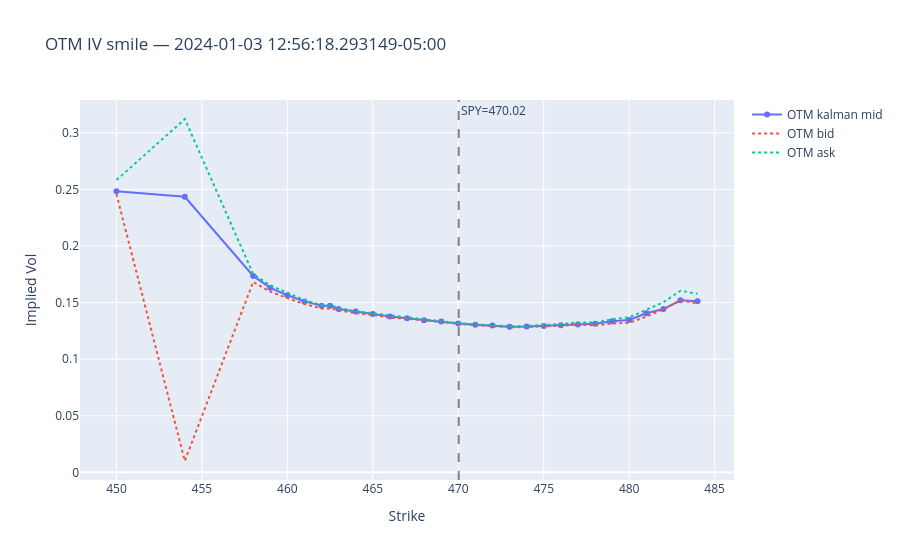

Source (notebook cell):
### Code cell
i = 1800000
otm_strikes, otm_mid, otm_bid, otm_ask = extract_otm_details(i, df_filtered, strikes_C, strikes_P)
fig = go.Figure()
fig.add_trace(go.Scatter(x=otm_strikes, y=otm_mid, mode="lines+markers", name="OTM kalman mid"))
fig.add_trace(
    go.Scatter(x=otm_strikes, y=otm_bid, mode="lines", name="OTM bid", line=dict(dash="dot"))
)
fig.add_trace(
    go.Scatter(x=otm_strikes, y=otm_ask, mode="lines", name="OTM ask", line=dict(dash="dot"))
)
fig.add_vline(x=spy_mid, line_dash="dash", line_color="gray", annotation_text=f"SPY={spy_mid:.2f}")
fig.update_layout(
    title=f"OTM IV smile — {snapshot_ts}",
    xaxis_title="Strike",
    yaxis_title="Implied Vol",
)
fig.show()
arbitrage.check_butterfly(k=k_2d[i], iv=iv_2d[i], T=tte_arr[i], plot=True)

### Figure 1 — Plotly figure (JSON) as saved in the notebook; plotly's stock layout.template omitted (floating-point values rounded to 4 significant figures)
{"data": [{"mode": "lines+markers", "name": "OTM kalman mid", "type": "scatter", "x": [450, 454, 458, 459, 460, 461, 462, 462.5, 463, 464, 465, 466, 467, 468, 469, 470, 471, 472, 473, 474, 475, 476, 477, 478, 479, 480, 481, 482, 483, 484], "y": [0.2483, 0.2435, 0.1736, 0.163, 0.1564, 0.151, 0.1473, 0.1473, 0.1443, 0.1421, 0.1398, 0.1376, 0.1362, 0.1345, 0.1332, 0.1315, 0.1304, 0.1297, 0.1287, 0.1288, 0.1293, 0.13, 0.1305, 0.1312, 0.1335, 0.1345, 0.1405, 0.1443, 0.152, 0.1511]}, {"line": {"dash": "dot"}, "mode": "lines", "name": "OTM bid", "type": "scatter", "x": [450, 454, 458, 459, 460, 461, 462, 462.5, 463, 464, 465, 466, 467, 468, 469, 470, 471, 472, 473, 474, 475, 476, 477, 478, 479, 480, 481, 482, 483, 484], "y": [0.2458, 0.01, 0.1682, 0.1596, 0.154, 0.1486, 0.1448, 0.1448, 0.1432, 0.1405, 0.1392, 0.1365, 0.1358, 0.134, 0.1329, 0.1313, 0.13, 0.1293, 0.1283, 0.1283, 0.1287, 0.1295, 0.1305, 0.1297, 0.1315, 0.1321, 0.1376, 0.1441, 0.1517, 0.1492]}, {"line": {"dash": "dot"}, "mode": "lines", "name": "OTM ask", "type": "scatter", "x": [450, 454, 458, 459, 460, 461, 462, 462.5, 463, 464, 465, 466, 467, 468, 469, 470, 471, 472, 473, 474, 475, 476, 477, 478, 479, 480, 481, 482, 483, 484], "y": [0.2582, 0.3122, 0.1751, 0.1652, 0.1587, 0.1522, 0.1476, 0.1476, 0.1453, 0.1422, 0.1405, 0.1387, 0.1367, 0.1349, 0.1336, 0.1317, 0.1308, 0.1301, 0.1291, 0.1293, 0.1298, 0.131, 0.1324, 0.1323, 0.1352, 0.1369, 0.1435, 0.1502, 0.1604, 0.1578]}], "layout": {"annotations": [{"showarrow": false, "text": "SPY=470.02", "x": 470.0, "xanchor": "left", "xref": "x", "y": 1, "yanchor": "top", "yref": "y domain"}], "shapes": [{"line": {"color": "gray", "dash": "dash"}, "type": "line", "x0": 470.0, "x1": 470.0, "xref": "x", "y0": 0, "y1": 1, "yref": "y domain"}], "title": {"text": "OTM IV smile — 2024-01-03 12:56:18.293149-05:00"}, "xaxis": {"title": {"text": "Strike"}}, "yaxis": {"title": {"text": "Implied Vol"}}}}
